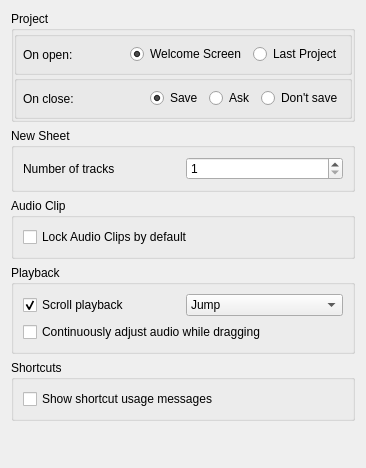
<?xml version="1.0" encoding="UTF-8"?>
<ui version="4.0">
 <class>BehaviorConfigPage</class>
 <widget class="QWidget" name="BehaviorConfigPage">
  <property name="geometry">
   <rect>
    <x>0</x>
    <y>0</y>
    <width>366</width>
    <height>468</height>
   </rect>
  </property>
  <property name="windowTitle">
   <string>Form</string>
  </property>
  <layout class="QVBoxLayout" name="verticalLayout">
   <item>
    <widget class="QGroupBox" name="groupBox">
     <property name="autoFillBackground">
      <bool>false</bool>
     </property>
     <property name="title">
      <string>Project</string>
     </property>
     <layout class="QVBoxLayout" name="verticalLayout_2">
      <property name="spacing">
       <number>0</number>
      </property>
      <property name="leftMargin">
       <number>0</number>
      </property>
      <property name="topMargin">
       <number>0</number>
      </property>
      <property name="rightMargin">
       <number>0</number>
      </property>
      <property name="bottomMargin">
       <number>0</number>
      </property>
      <item>
       <widget class="QGroupBox" name="groupBox_7">
        <property name="autoFillBackground">
         <bool>false</bool>
        </property>
        <property name="title">
         <string/>
        </property>
        <layout class="QHBoxLayout" name="horizontalLayout_2">
         <property name="leftMargin">
          <number>6</number>
         </property>
         <property name="topMargin">
          <number>6</number>
         </property>
         <property name="rightMargin">
          <number>6</number>
         </property>
         <property name="bottomMargin">
          <number>6</number>
         </property>
         <item>
          <widget class="QLabel" name="label_3">
           <property name="text">
            <string>On open:</string>
           </property>
          </widget>
         </item>
         <item>
          <spacer name="spacer_2">
           <property name="orientation">
            <enum>Qt::Horizontal</enum>
           </property>
           <property name="sizeHint" stdset="0">
            <size>
             <width>20</width>
             <height>23</height>
            </size>
           </property>
          </spacer>
         </item>
         <item>
          <widget class="QRadioButton" name="welcomeRadioButton">
           <property name="text">
            <string>Welcome Screen</string>
           </property>
           <property name="checked">
            <bool>true</bool>
           </property>
          </widget>
         </item>
         <item>
          <widget class="QRadioButton" name="openLastProjectRadioButton">
           <property name="text">
            <string>Last Project</string>
           </property>
          </widget>
         </item>
        </layout>
       </widget>
      </item>
      <item>
       <widget class="QGroupBox" name="groupBox_6">
        <property name="autoFillBackground">
         <bool>false</bool>
        </property>
        <property name="title">
         <string/>
        </property>
        <layout class="QHBoxLayout" name="horizontalLayout">
         <property name="leftMargin">
          <number>6</number>
         </property>
         <property name="topMargin">
          <number>6</number>
         </property>
         <property name="rightMargin">
          <number>6</number>
         </property>
         <property name="bottomMargin">
          <number>6</number>
         </property>
         <item>
          <widget class="QLabel" name="label_8">
           <property name="text">
            <string>On close:</string>
           </property>
          </widget>
         </item>
         <item>
          <spacer name="spacer">
           <property name="orientation">
            <enum>Qt::Horizontal</enum>
           </property>
           <property name="sizeHint" stdset="0">
            <size>
             <width>20</width>
             <height>23</height>
            </size>
           </property>
          </spacer>
         </item>
         <item>
          <widget class="QRadioButton" name="saveRadioButton">
           <property name="text">
            <string>Save</string>
           </property>
           <property name="checked">
            <bool>true</bool>
           </property>
          </widget>
         </item>
         <item>
          <widget class="QRadioButton" name="askRadioButton">
           <property name="text">
            <string>Ask</string>
           </property>
          </widget>
         </item>
         <item>
          <widget class="QRadioButton" name="neverRadioButton">
           <property name="text">
            <string>Don't save</string>
           </property>
          </widget>
         </item>
        </layout>
       </widget>
      </item>
     </layout>
    </widget>
   </item>
   <item>
    <widget class="QGroupBox" name="groupBox_2">
     <property name="title">
      <string>New Sheet</string>
     </property>
     <layout class="QVBoxLayout">
      <property name="spacing">
       <number>6</number>
      </property>
      <property name="leftMargin">
       <number>9</number>
      </property>
      <property name="topMargin">
       <number>9</number>
      </property>
      <property name="rightMargin">
       <number>9</number>
      </property>
      <property name="bottomMargin">
       <number>9</number>
      </property>
      <item>
       <layout class="QHBoxLayout">
        <property name="spacing">
         <number>6</number>
        </property>
        <property name="leftMargin">
         <number>0</number>
        </property>
        <property name="topMargin">
         <number>0</number>
        </property>
        <property name="rightMargin">
         <number>0</number>
        </property>
        <property name="bottomMargin">
         <number>0</number>
        </property>
        <item>
         <widget class="QLabel" name="label_4">
          <property name="text">
           <string>Number of tracks</string>
          </property>
         </widget>
        </item>
        <item>
         <widget class="QSpinBox" name="numberOfTrackSpinBox">
          <property name="minimum">
           <number>1</number>
          </property>
          <property name="maximum">
           <number>1024</number>
          </property>
          <property name="value">
           <number>1</number>
          </property>
         </widget>
        </item>
       </layout>
      </item>
     </layout>
    </widget>
   </item>
   <item>
    <widget class="QGroupBox" name="groupBox_4">
     <property name="title">
      <string>Audio Clip</string>
     </property>
     <layout class="QVBoxLayout">
      <property name="spacing">
       <number>6</number>
      </property>
      <property name="leftMargin">
       <number>9</number>
      </property>
      <property name="topMargin">
       <number>9</number>
      </property>
      <property name="rightMargin">
       <number>9</number>
      </property>
      <property name="bottomMargin">
       <number>9</number>
      </property>
      <item>
       <widget class="QCheckBox" name="lockClipsCheckBox">
        <property name="text">
         <string>Lock Audio Clips by default</string>
        </property>
       </widget>
      </item>
     </layout>
    </widget>
   </item>
   <item>
    <widget class="QGroupBox" name="groupBox_3">
     <property name="title">
      <string>Playback</string>
     </property>
     <layout class="QVBoxLayout">
      <property name="spacing">
       <number>6</number>
      </property>
      <property name="leftMargin">
       <number>9</number>
      </property>
      <property name="topMargin">
       <number>9</number>
      </property>
      <property name="rightMargin">
       <number>9</number>
      </property>
      <property name="bottomMargin">
       <number>9</number>
      </property>
      <item>
       <layout class="QHBoxLayout">
        <property name="spacing">
         <number>6</number>
        </property>
        <property name="leftMargin">
         <number>0</number>
        </property>
        <property name="topMargin">
         <number>0</number>
        </property>
        <property name="rightMargin">
         <number>0</number>
        </property>
        <property name="bottomMargin">
         <number>0</number>
        </property>
        <item>
         <widget class="QCheckBox" name="keepCursorVisibleCheckBox">
          <property name="toolTip">
           <string>&lt;html&gt;&lt;head&gt;&lt;meta name=&quot;qrichtext&quot; content=&quot;1&quot; /&gt;&lt;style type=&quot;text/css&quot;&gt;
p, li { white-space: pre-wrap; }
&lt;/style&gt;&lt;/head&gt;&lt;body style=&quot; font-family:'Sans Serif'; font-size:9pt; font-weight:400; font-style:normal; text-decoration:none;&quot;&gt;
&lt;p style=&quot; margin-top:0px; margin-bottom:0px; margin-left:0px; margin-right:0px; -qt-block-indent:0; text-indent:0px;&quot;&gt;Keep the play cursor in view while playing or recording.&lt;/p&gt;&lt;/body&gt;&lt;/html&gt;</string>
          </property>
          <property name="text">
           <string>Scroll playback</string>
          </property>
          <property name="checked">
           <bool>true</bool>
          </property>
         </widget>
        </item>
        <item>
         <widget class="QComboBox" name="scrollModeComboBox">
          <item>
           <property name="text">
            <string>Jump</string>
           </property>
          </item>
          <item>
           <property name="text">
            <string>Stay Centered</string>
           </property>
          </item>
          <item>
           <property name="text">
            <string>Animated</string>
           </property>
          </item>
         </widget>
        </item>
       </layout>
      </item>
      <item>
       <widget class="QCheckBox" name="resyncAudioCheckBox">
        <property name="text">
         <string>Continuously adjust audio while dragging</string>
        </property>
        <property name="checked">
         <bool>false</bool>
        </property>
       </widget>
      </item>
     </layout>
    </widget>
   </item>
   <item>
    <widget class="QGroupBox" name="groupBox_5">
     <property name="title">
      <string>Shortcuts</string>
     </property>
     <layout class="QVBoxLayout" name="_2">
      <property name="spacing">
       <number>6</number>
      </property>
      <property name="leftMargin">
       <number>9</number>
      </property>
      <property name="topMargin">
       <number>9</number>
      </property>
      <property name="rightMargin">
       <number>9</number>
      </property>
      <property name="bottomMargin">
       <number>9</number>
      </property>
      <item>
       <widget class="QCheckBox" name="showShortcutUsageMessagesCheckBox">
        <property name="text">
         <string>Show shortcut usage messages</string>
        </property>
       </widget>
      </item>
     </layout>
    </widget>
   </item>
   <item>
    <spacer name="verticalSpacer">
     <property name="orientation">
      <enum>Qt::Vertical</enum>
     </property>
     <property name="sizeHint" stdset="0">
      <size>
       <width>20</width>
       <height>51</height>
      </size>
     </property>
    </spacer>
   </item>
  </layout>
 </widget>
 <resources/>
 <connections>
  <connection>
   <sender>keepCursorVisibleCheckBox</sender>
   <signal>toggled(bool)</signal>
   <receiver>scrollModeComboBox</receiver>
   <slot>setEnabled(bool)</slot>
   <hints>
    <hint type="sourcelabel">
     <x>178</x>
     <y>325</y>
    </hint>
    <hint type="destinationlabel">
     <x>224</x>
     <y>326</y>
    </hint>
   </hints>
  </connection>
 </connections>
</ui>
